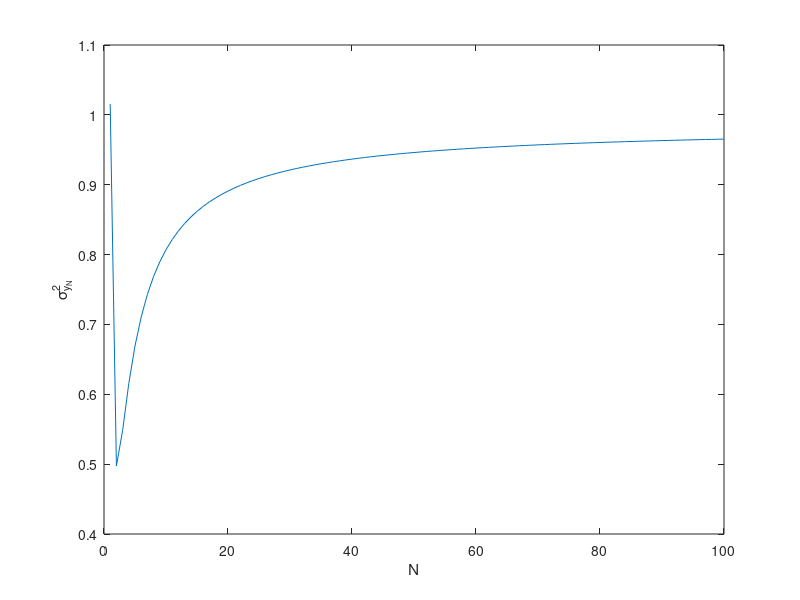
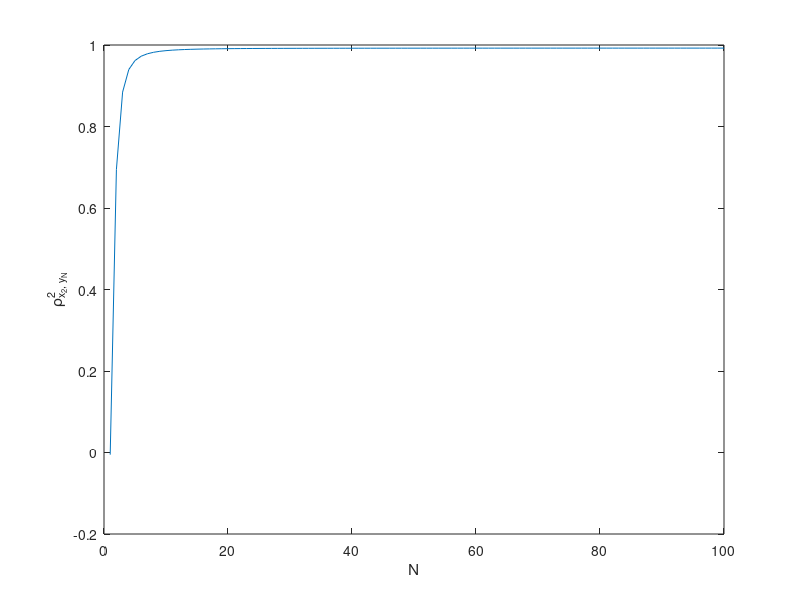

Write the MATLAB code that produced these figures, in order.
clear all;
close all;
clc;

mu = 0;
sigma = 1;
K = 100;
L = 1000;
N = 1:K;
n = 1:L;

% Generate to Gaussian (or Normal) distributed random variables 
x1 = normrnd(mu, sigma, 1, 1000);
x2 = normrnd(mu, sigma, 1, 1000);

% Calculate Y, mY and vY for every N
for N = 1:100
    y(N, :) = (x1(n) + (N - 1) .* x2(n)) ./ N;
    mY(N) = mean(y(N, :));
    vY(N) = mean(abs(y(N, :) - mY(N)).^2); % of gewoon var(y(N))
end

% Plot [N, var(Y)]
figure();
plot(1:K, vY);
xlabel('N');
ylabel('\sigma_{y_N}^2');
saveas(gcf,'assign19a','png');

% Calculate the normalized cross covariance
for N = 1:100
    xcov(N) = mean((x2(n) - mu) .* (y(N, n) - mean(y(N, n)))) ./ (sigma * sqrt(vY(N)));
end

% Plot [N, n-crosscov(Y)]
figure();
plot(1:K, xcov);
xlabel('N');
ylabel('\rho_{x_2, y_N}^2');
saveas(gcf, 'assign19b', 'png');